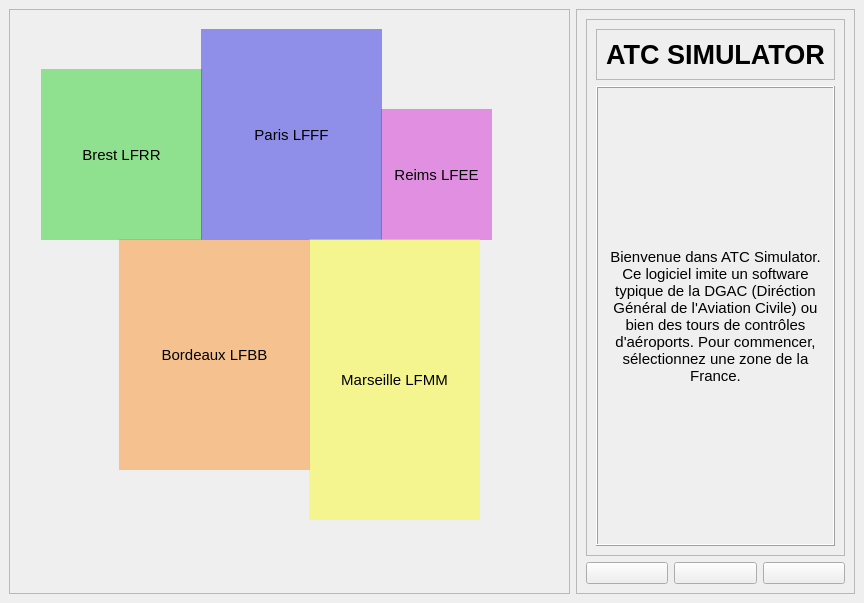
<?xml version="1.0" encoding="UTF-8"?>
<ui version="4.0">
 <class>ATC_accueil</class>
 <widget class="QMainWindow" name="ATC_accueil">
  <property name="geometry">
   <rect>
    <x>0</x>
    <y>0</y>
    <width>858</width>
    <height>603</height>
   </rect>
  </property>
  <property name="acceptDrops">
   <bool>false</bool>
  </property>
  <property name="windowTitle">
   <string>MainWindow</string>
  </property>
  <property name="styleSheet">
   <string notr="true"/>
  </property>
  <property name="iconSize">
   <size>
    <width>30</width>
    <height>24</height>
   </size>
  </property>
  <property name="animated">
   <bool>false</bool>
  </property>
  <widget class="QWidget" name="centralwidget">
   <layout class="QHBoxLayout" name="horizontalLayout_3">
    <item>
     <widget class="QFrame" name="frame_carte">
      <property name="sizePolicy">
       <sizepolicy hsizetype="Preferred" vsizetype="Preferred">
        <horstretch>0</horstretch>
        <verstretch>0</verstretch>
       </sizepolicy>
      </property>
      <property name="minimumSize">
       <size>
        <width>561</width>
        <height>531</height>
       </size>
      </property>
      <property name="frameShape">
       <enum>QFrame::Shape::StyledPanel</enum>
      </property>
      <property name="frameShadow">
       <enum>QFrame::Shadow::Raised</enum>
      </property>
      <widget class="QLabel" name="carte_france">
       <property name="geometry">
        <rect>
         <x>22</x>
         <y>20</y>
         <width>521</width>
         <height>491</height>
        </rect>
       </property>
       <property name="sizePolicy">
        <sizepolicy hsizetype="Expanding" vsizetype="Expanding">
         <horstretch>0</horstretch>
         <verstretch>0</verstretch>
        </sizepolicy>
       </property>
       <property name="text">
        <string/>
       </property>
       <property name="pixmap">
        <pixmap>image/MAP_france.png</pixmap>
       </property>
       <property name="scaledContents">
        <bool>true</bool>
       </property>
       <property name="wordWrap">
        <bool>false</bool>
       </property>
      </widget>
      <widget class="QPushButton" name="ATC_brestlfrr">
       <property name="geometry">
        <rect>
         <x>32</x>
         <y>60</y>
         <width>161</width>
         <height>171</height>
        </rect>
       </property>
       <property name="font">
        <font>
         <pointsize>11</pointsize>
         <bold>false</bold>
        </font>
       </property>
       <property name="styleSheet">
        <string notr="true">QPushButton {
    background-color: rgba(0, 204, 0, 0.4);  /* Normal */
    border: none;
}

QPushButton:hover {
    background-color: rgba(0, 200, 0, 40); /* Survol */
}

QPushButton:pressed {
    background-color: rgba(0, 205, 0, 180); /* Clic */
}
QPushButton{
color: black;
}</string>
       </property>
       <property name="text">
        <string>Brest LFRR</string>
       </property>
      </widget>
      <widget class="QPushButton" name="ATC_parislfff">
       <property name="geometry">
        <rect>
         <x>192</x>
         <y>20</y>
         <width>181</width>
         <height>211</height>
        </rect>
       </property>
       <property name="minimumSize">
        <size>
         <width>181</width>
         <height>211</height>
        </size>
       </property>
       <property name="font">
        <font>
         <pointsize>11</pointsize>
         <bold>false</bold>
        </font>
       </property>
       <property name="styleSheet">
        <string notr="true">QPushButton {
    background-color: rgba(0, 0, 225, 0.4);
    border: none;
}

QPushButton:hover {
    background-color: rgba(0, 0, 200, 40);
}
QPushButton:pressed {
    background-color: rgba(0, 0, 200, 180); /* Clic */
}
QPushButton{
color: black;
}</string>
       </property>
       <property name="text">
        <string>Paris LFFF</string>
       </property>
      </widget>
      <widget class="QPushButton" name="ATC_reimslfee">
       <property name="geometry">
        <rect>
         <x>372</x>
         <y>100</y>
         <width>111</width>
         <height>131</height>
        </rect>
       </property>
       <property name="font">
        <font>
         <pointsize>11</pointsize>
         <bold>false</bold>
        </font>
       </property>
       <property name="styleSheet">
        <string notr="true">QPushButton {
    background-color: rgba(204, 0, 204, 0.4);
    border: none;
}

QPushButton:hover {
    background-color: rgba(200, 0, 200, 40);
}
QPushButton:pressed {
    background-color: rgba(200, 0, 200, 180); /* Clic */
}
QPushButton{
color: black;
}</string>
       </property>
       <property name="text">
        <string>Reims LFEE</string>
       </property>
      </widget>
      <widget class="QPushButton" name="ATC_marseillelfmm">
       <property name="geometry">
        <rect>
         <x>300</x>
         <y>230</y>
         <width>171</width>
         <height>281</height>
        </rect>
       </property>
       <property name="font">
        <font>
         <pointsize>11</pointsize>
         <bold>false</bold>
        </font>
       </property>
       <property name="styleSheet">
        <string notr="true">QPushButton {
    background-color: rgba(255, 255, 0, 0.4);
    border: none;
}

QPushButton:hover {
    background-color: rgba(252, 252, 0, 40);
}
QPushButton:pressed {
    background-color: rgba(255, 252, 0, 180); /* Clic */
}
QPushButton{
color: black;
}</string>
       </property>
       <property name="text">
        <string>Marseille LFMM</string>
       </property>
      </widget>
      <widget class="QPushButton" name="ATC_bordeauxlfbb">
       <property name="geometry">
        <rect>
         <x>110</x>
         <y>230</y>
         <width>191</width>
         <height>231</height>
        </rect>
       </property>
       <property name="font">
        <font>
         <pointsize>11</pointsize>
         <bold>false</bold>
        </font>
       </property>
       <property name="styleSheet">
        <string notr="true">QPushButton {
    background-color: rgba(255, 128, 0, 0.4);
    border: none;
}

QPushButton:hover {
    background-color: rgba(252, 125, 0, 40);
}
QPushButton:pressed {
    background-color: rgba(252, 125, 0, 180); /* Clic */
}
QPushButton{
color: black;
}</string>
       </property>
       <property name="text">
        <string>Bordeaux LFBB</string>
       </property>
      </widget>
     </widget>
    </item>
    <item>
     <widget class="QFrame" name="frame_else">
      <property name="sizePolicy">
       <sizepolicy hsizetype="Preferred" vsizetype="Expanding">
        <horstretch>0</horstretch>
        <verstretch>0</verstretch>
       </sizepolicy>
      </property>
      <property name="frameShape">
       <enum>QFrame::Shape::StyledPanel</enum>
      </property>
      <property name="frameShadow">
       <enum>QFrame::Shadow::Raised</enum>
      </property>
      <layout class="QVBoxLayout" name="verticalLayout_3">
       <item>
        <widget class="QFrame" name="frame_2">
         <property name="sizePolicy">
          <sizepolicy hsizetype="Preferred" vsizetype="Expanding">
           <horstretch>0</horstretch>
           <verstretch>0</verstretch>
          </sizepolicy>
         </property>
         <property name="frameShape">
          <enum>QFrame::Shape::StyledPanel</enum>
         </property>
         <property name="frameShadow">
          <enum>QFrame::Shadow::Raised</enum>
         </property>
         <layout class="QVBoxLayout" name="verticalLayout_2">
          <item>
           <widget class="QFrame" name="frame_titre">
            <property name="sizePolicy">
             <sizepolicy hsizetype="Preferred" vsizetype="Minimum">
              <horstretch>0</horstretch>
              <verstretch>0</verstretch>
             </sizepolicy>
            </property>
            <property name="frameShape">
             <enum>QFrame::Shape::StyledPanel</enum>
            </property>
            <property name="frameShadow">
             <enum>QFrame::Shadow::Raised</enum>
            </property>
            <layout class="QVBoxLayout" name="verticalLayout">
             <item>
              <widget class="QLabel" name="txt_titre">
               <property name="sizePolicy">
                <sizepolicy hsizetype="Preferred" vsizetype="Minimum">
                 <horstretch>0</horstretch>
                 <verstretch>0</verstretch>
                </sizepolicy>
               </property>
               <property name="font">
                <font>
                 <pointsize>20</pointsize>
                 <bold>true</bold>
                 <underline>false</underline>
                </font>
               </property>
               <property name="styleSheet">
                <string notr="true"/>
               </property>
               <property name="text">
                <string>ATC SIMULATOR</string>
               </property>
               <property name="alignment">
                <set>Qt::AlignmentFlag::AlignCenter</set>
               </property>
              </widget>
             </item>
            </layout>
           </widget>
          </item>
          <item>
           <widget class="QFrame" name="frame">
            <property name="sizePolicy">
             <sizepolicy hsizetype="Preferred" vsizetype="Expanding">
              <horstretch>0</horstretch>
              <verstretch>0</verstretch>
             </sizepolicy>
            </property>
            <property name="frameShape">
             <enum>QFrame::Shape::Box</enum>
            </property>
            <property name="frameShadow">
             <enum>QFrame::Shadow::Raised</enum>
            </property>
            <layout class="QHBoxLayout" name="horizontalLayout_2">
             <item>
              <widget class="QLabel" name="txt_intro">
               <property name="font">
                <font>
                 <pointsize>11</pointsize>
                </font>
               </property>
               <property name="text">
                <string>Bienvenue dans ATC Simulator. Ce logiciel imite un software typique de la DGAC (Diréction Général de l'Aviation Civile) ou bien des tours de contrôles d'aéroports. Pour commencer, sélectionnez une zone de la France.</string>
               </property>
               <property name="alignment">
                <set>Qt::AlignmentFlag::AlignCenter</set>
               </property>
               <property name="wordWrap">
                <bool>true</bool>
               </property>
               <property name="openExternalLinks">
                <bool>false</bool>
               </property>
              </widget>
             </item>
            </layout>
           </widget>
          </item>
         </layout>
        </widget>
       </item>
       <item>
        <layout class="QHBoxLayout" name="horizontalLayout">
         <property name="sizeConstraint">
          <enum>QLayout::SizeConstraint::SetFixedSize</enum>
         </property>
         <property name="bottomMargin">
          <number>0</number>
         </property>
         <item>
          <widget class="QPushButton" name="btn_aide">
           <property name="text">
            <string/>
           </property>
           <property name="icon">
            <iconset>
             <normaloff>image/livre-ouvert.png</normaloff>image/livre-ouvert.png</iconset>
           </property>
           <property name="iconSize">
            <size>
             <width>40</width>
             <height>40</height>
            </size>
           </property>
          </widget>
         </item>
         <item>
          <widget class="QPushButton" name="btn_parametre">
           <property name="text">
            <string/>
           </property>
           <property name="icon">
            <iconset>
             <normaloff>image/parametres.png</normaloff>image/parametres.png</iconset>
           </property>
           <property name="iconSize">
            <size>
             <width>40</width>
             <height>40</height>
            </size>
           </property>
          </widget>
         </item>
         <item>
          <widget class="QPushButton" name="btn_sortie">
           <property name="text">
            <string/>
           </property>
           <property name="icon">
            <iconset>
             <normaloff>image/sortie.png</normaloff>image/sortie.png</iconset>
           </property>
           <property name="iconSize">
            <size>
             <width>40</width>
             <height>40</height>
            </size>
           </property>
          </widget>
         </item>
        </layout>
       </item>
      </layout>
     </widget>
    </item>
   </layout>
  </widget>
  <widget class="QMenuBar" name="menubar">
   <property name="geometry">
    <rect>
     <x>0</x>
     <y>0</y>
     <width>858</width>
     <height>33</height>
    </rect>
   </property>
  </widget>
 </widget>
 <resources/>
 <connections/>
</ui>
